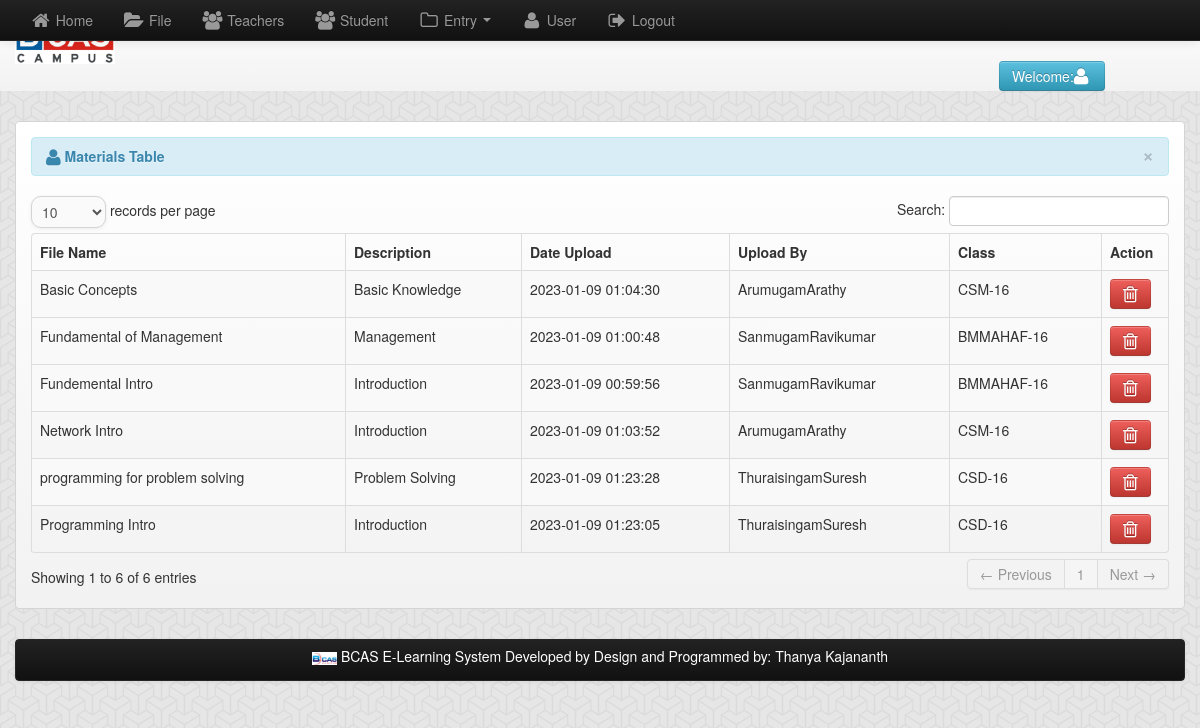
The page /admin/file.php (signed in) on the database its author committed.
### tables this page shows
CREATE TABLE `files` (
  `file_id` int(11) NOT NULL,
  `floc` varchar(500) NOT NULL,
  `fdatein` varchar(200) NOT NULL,
  `fdesc` varchar(100) NOT NULL,
  `teacher_id` int(11) NOT NULL,
  `class_id` int(11) NOT NULL,
  `fname` varchar(100) NOT NULL
);

CREATE TABLE `teacher` (
  `teacher_id` int(11) NOT NULL,
  `username` varchar(100) NOT NULL,
  `password` varchar(200) NOT NULL,
  `firstname` varchar(100) NOT NULL,
  `lastname` varchar(100) NOT NULL,
  `middlename` varchar(100) NOT NULL,
  `department` varchar(100) NOT NULL,
  `student_id` int(11) NOT NULL,
  `location` varchar(200) NOT NULL
);

CREATE TABLE `class` (
  `class_id` int(11) NOT NULL,
  `course_id` varchar(100) NOT NULL,
  `subject_id` varchar(100) NOT NULL,
  `teacher_id` varchar(100) NOT NULL,
  `student_id` int(11) NOT NULL
);

### admin/file.php (the view, shortened to what this page needs)
<?php include('header.php'); ?>
<body>
    <div class="row-fluid">
        <div class="span12">
            <?php include('navbar.php'); ?>
            <div class="container">
                <div class="row-fluid">
                    <div class="span12">
                        <div class="hero-unit-3">
                            <table cellpadding="0" cellspacing="0" border="0" class="table table-striped table-bordered" id="example">
                                <div class="alert alert-info">
                                    <button type="button" class="close" data-dismiss="alert">&times;</button>
                                    <strong><i class="icon-user icon-large"></i>&nbsp;Materials Table</strong>
                                </div>
                                <thead>
                                    <tr>
                                        <th>File Name</th>
                                        <th>Description</th>
                                        <th>Date Upload</th>
                                        <th>Upload By</th>
                                        <th>Class</th>
                                        <th>Action</th>
                                    </tr>
                                </thead>
                                <tbody>
                                    <?php
                                    $query = mysqli_query($conn,"select * from files") or die(mysqli_error());
                                    while ($row = mysqli_fetch_array($query)) {
                                        $file_id = $row['file_id'];
                                        $teacher_id = $row['teacher_id'];
                                        $class_id = $row['class_id'];
                                        $teacher_query = mysqli_query($conn,"select * from teacher where teacher_id='$teacher_id'") or die(mysqli_error());
                                        $teacher_row = mysqli_fetch_array($teacher_query);
                                        $class_query = mysqli_query($conn,"select * from class where class_id='$class_id'") or die(mysqli_error());
                                        $class_row = mysqli_fetch_array($class_query);
                                        ?>
                                        <tr class="odd gradeX">
                                    <td><?php echo $row['fname']; ?></td>
                                    <td><?php echo $row['fdesc']; ?></td>
                                    <td><?php echo $row['fdatein']; ?></td>
                                    <td><?php echo $teacher_row['firstname'] . "" . $teacher_row['lastname']; ?></td>
                                    <td><?php echo $class_row['course_id']; ?></td>
                                    <td width="50">
                                        <a rel="tooltip"  title="Delete Material" id="d<?php echo $file_id; ?>" href="#course_id<?php echo $file_id; ?>" role="button"  data-toggle="modal" class="btn btn-danger"><i class="icon-trash icon-large"></i></a>
                                    </td>
                                    </tr>
                                <?php } ?>
                                </tbody>
                            </table>
                        </div>
                    </div>
                </div>
                <?php include('footer.php'); ?>
            </div>
        </div>
</body>
</html>

### rows shown on the page
files: fname "Network Intro", fdesc "Introduction", fdatein "2023-01-09 01:03:52", teacher.firstname "Arumugam", teacher.lastname "Arathy", class.course_id "CSM-16"
files: fname "Basic Concepts", fdesc "Basic Knowledge", fdatein "2023-01-09 01:04:30", teacher.firstname "Arumugam", teacher.lastname "Arathy", class.course_id "CSM-16"
files: fname "programming for problem solving", fdesc "Problem Solving", fdatein "2023-01-09 01:23:28", teacher.firstname "Thuraisingam", teacher.lastname "Suresh", class.course_id "CSD-16"
files: fname "Programming Intro", fdesc "Introduction", fdatein "2023-01-09 01:23:05", teacher.firstname "Thuraisingam", teacher.lastname "Suresh", class.course_id "CSD-16"
files: fname "Fundemental Intro", fdesc "Introduction", fdatein "2023-01-09 00:59:56", teacher.firstname "Sanmugam", teacher.lastname "Ravikumar", class.course_id "BMMAHAF-16"
files: fname "Fundamental of Management", fdesc "Management", fdatein "2023-01-09 01:00:48", teacher.firstname "Sanmugam", teacher.lastname "Ravikumar", class.course_id "BMMAHAF-16"
